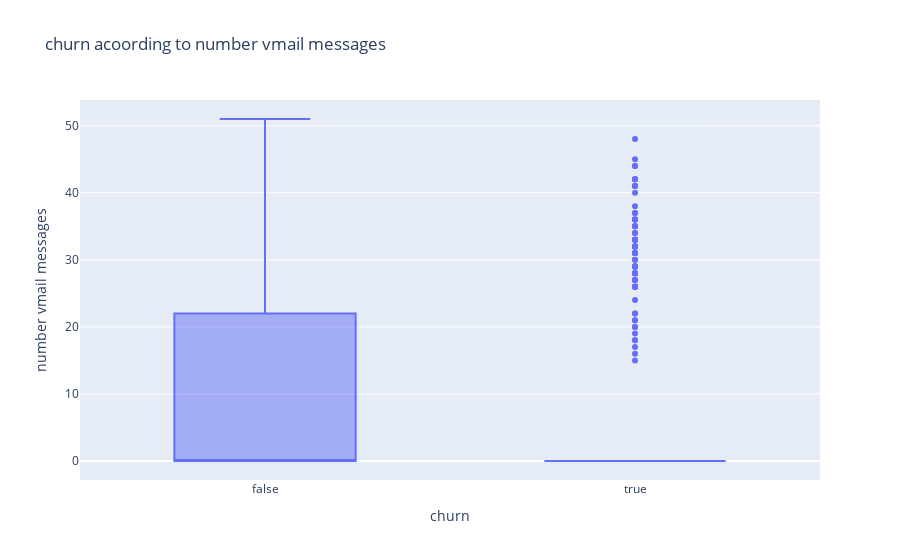

This figure's notebook cell:
### Markdown cell above
we can see that a majority of the customers dont have voice mail messages plan

### Code cell
# lets look at how many customers churn due to number of voice mail plan
fig=px.box(df,x='churn',y='number vmail messages',title='churn acoording to number vmail messages')
fig.show()

### Figure 1 — Plotly figure (JSON) as saved in the notebook; plotly's stock layout.template omitted (floating-point values rounded to 4 significant figures; data arrays with more than 128 entries replaced by an {"elided": "..."} marker saying what was removed)
{"data": [{"alignmentgroup": "True", "hovertemplate": "churn=%{x}<br>number vmail messages=%{y}<extra></extra>", "legendgroup": "", "marker": {"color": "#636efa"}, "name": "", "notched": false, "offsetgroup": "", "orientation": "v", "showlegend": false, "type": "box", "x": {"elided": "3333 bool values"}, "x0": " ", "xaxis": "x", "y": {"elided": "3333 int values"}, "y0": " ", "yaxis": "y"}], "layout": {"boxmode": "group", "legend": {"tracegroupgap": 0}, "title": {"text": "churn acoording to number vmail messages"}, "xaxis": {"anchor": "y", "domain": [0, 1], "title": {"text": "churn"}}, "yaxis": {"anchor": "x", "domain": [0, 1], "title": {"text": "number vmail messages"}}}}
